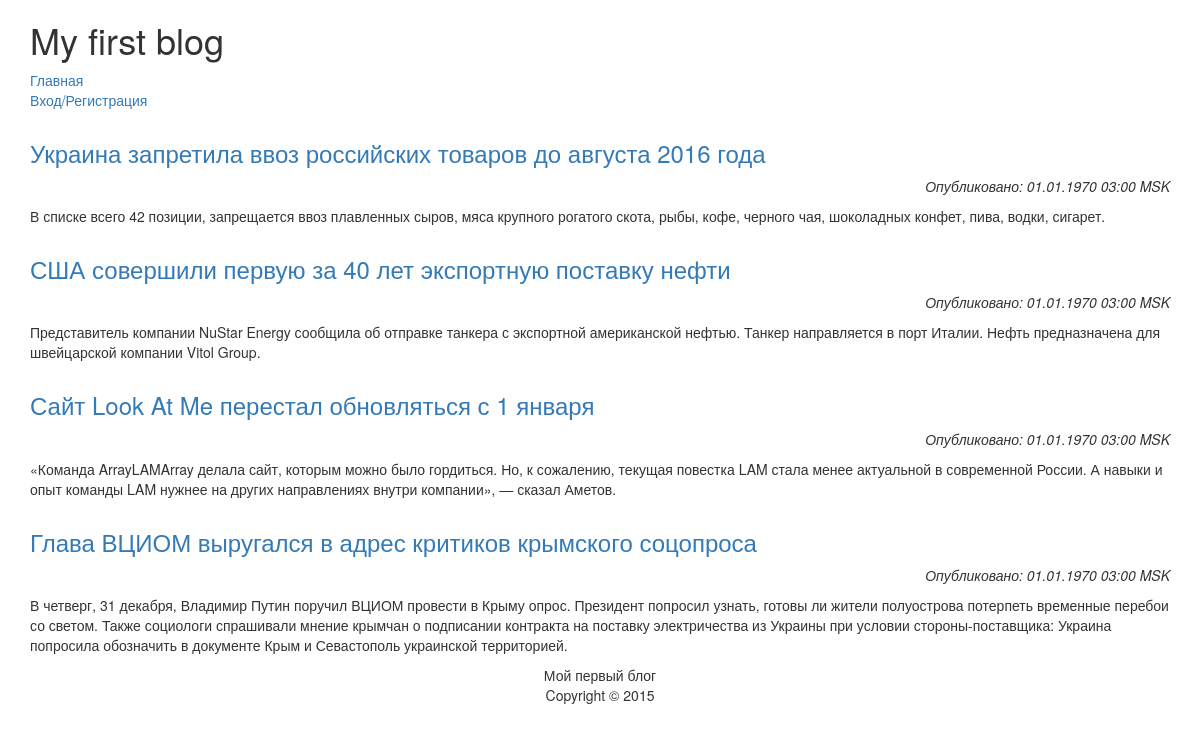
Before: / with the older database file.
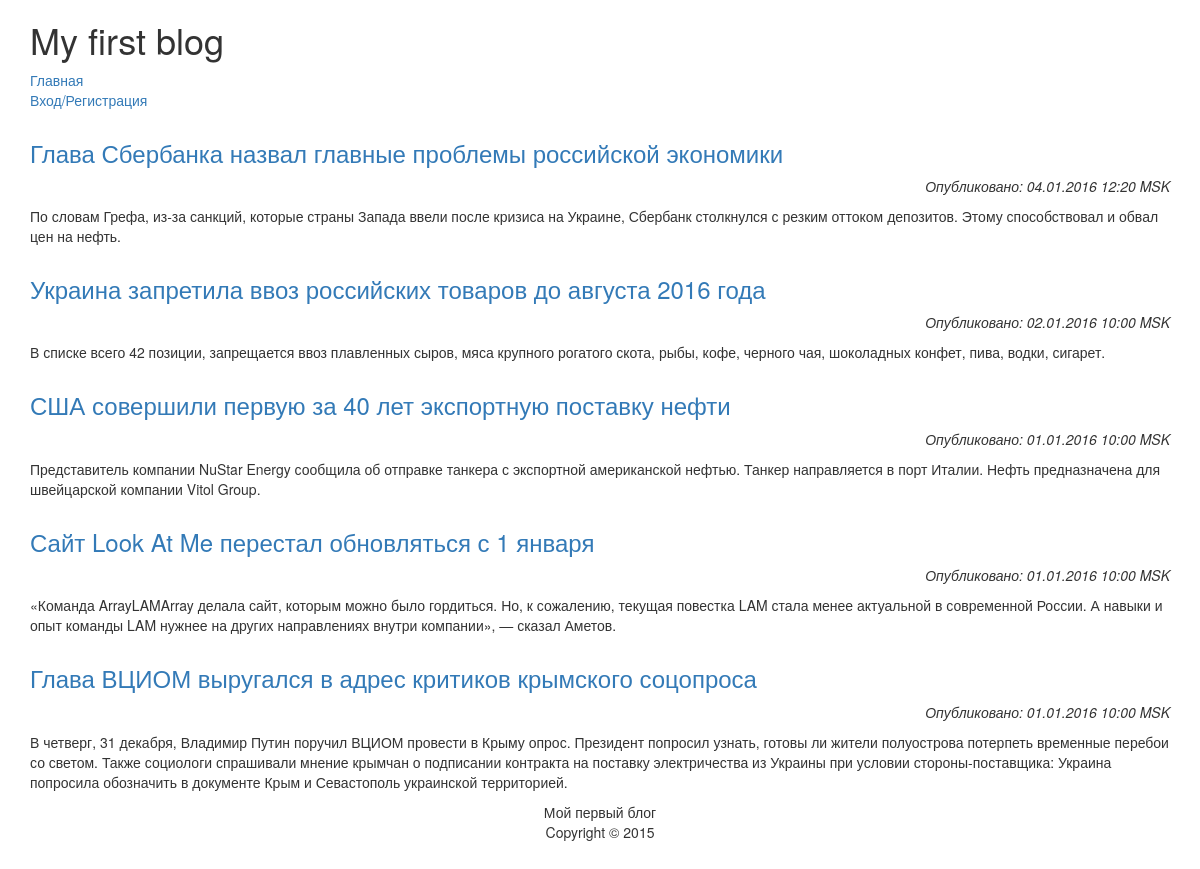
After: the same page with the newer database file.
### tables this page shows
CREATE TABLE "articles" (
	`id`	INTEGER NOT NULL PRIMARY KEY AUTOINCREMENT,
	`title`	TEXT,
	`content`	TEXT,
	`timestamp`	INTEGER
);

### preamble.php (called while the page is built, shortened)
<?php
require_once(CLASS_DIR.'blog.php');
$db = new SQLite3(ROOT_DIR.'blog.db');
$blog = new Blog($db, 'd.m.Y H:i T');
?>

### includes/section/articles_list.php (the view)
<?php
$articles = $blog->list_articles();
foreach($articles as $a) :
?>
<div class='article'>
	<a href='<?=ROOT_DIR.'?section=article&id='.$a['id']?>'><h3><?=$a['title']?></h3></a>
	<p class='date'>Опубликовано: <?=$a['date']?></p>
	<?=Blog::parse($a['content'])[0]?>
</div>
<?php
endforeach;
?>

### index.php (shortened to what this page needs)
<?php
require_once(ROOT_DIR.'preamble.php');
require_once(INCLUDE_DIR.'menu.php');
$section_path = array (
	'' => SECTION_DIR.'articles_list.php',
	'article' => SECTION_DIR.'article.php',
	'admin' => SECTION_DIR.'admin.php',
	'admin_form' => SECTION_DIR.'admin_form.php',
	'auth' => SECTION_DIR.'auth_form.php',
	'profile' => SECTION_DIR.'profile.php'
);
$section_include = $section_path[$section];
?>
<!DOCTYPE html>
<html>
	<head>
<?php include($location.'includes/head.php') ?>
	</head>
<body>
	<div class='container'>
		<h1><?=$blog->get_title()?></h1>
		<nav>
<?php $menu->show() ?>
		</nav>
<?php include($section_include) ?>
		<footer>
			<p>Мой первый блог<br/>Copyright &copy; 2015</p>
		</footer>
	</div>
</body>
</html>

### includes/head.php (shortened to what this page needs)
<link rel='stylesheet' href='<?=STYLE_DIR.'bootstrap.min.css'?>'>
<link rel='stylesheet' href='<?=STYLE_DIR.'style.css'?>'>

### includes/class/menu.php (shortened to what this page needs)
<?php
class Menu {
	private $menu;
	public function __construct() {
		$this->menu = array();
	}
	public function add_entry($key, $name, $href, $visible = true) {
		$this->menu[$key] = array(
			'name' => $name,
			'href' => $href,
			'visible' => $visible
		);
	}
	public function show() {
		foreach ($this->menu as $a) {
			if ($a['visible']) {
				echo "\t\t\t<a href='".$a['href']."'>".$a['name']."</a><br>\r";
			}
		}
	}
}
?>

### includes/class/blog.php (shortened to what this page needs)
<?php
class Blog {
	private $db;
	private $title;
	private $timedate_format;
	public function __construct($db, $timedate_format) {
		$this->db = $db;
		$this->timedate_format = $timedate_format;
	}
	public function set_title($str) {
		$this->title = $str;
	}
	public function get_title() {
		return $this->title;
	}
	public function list_articles() {
		$return = false;
		if ($this->db) {
			$query = "SELECT * FROM articles ORDER BY id DESC;";
			$result = $this->db->query($query);
			if($result) {
				while (true) {
					$row = $result->fetchArray(SQLITE3_ASSOC);
					if ($row) {
						$row['date'] = date($this->timedate_format, $row['timestamp']);
						$return[] = $row;
					} else {
						break;
					}
				}
			}
		}
		return $return;
	}
	static public function parse($str) {
		$str_formated = explode("\r\n", $str);
		$tags_pseudo = array ('[b]', '[/b]', '[em]', '[/em]', '[url]', '[/url/]', '[/url]', '[img]', '[/img]');
		$tags_html = array ('<strong>', '</strong>', '<em>', '</em>', '<a href="', '">', '</a>', '<img src="', '">');
		foreach ($str_formated as &$p) {
			$p = str_ireplace($tags_pseudo, $tags_html, $p);
			$p = "<p>$p</p>\r";
		}
		return $str_formated;
	}
}
?>

### style/style.css (style rules this page uses)
footer { text-align: center; margin-bottom: 30px; }
.article { margin-top: 30px; }
.article p.date { text-align: right; font-style: italic; }

Changed rows visible on the page:
added articles: title "Глава Сбербанка назвал главные проблемы российской экономики", date "04.01.2016 12:20 MSK", p "По словам Грефа, из-за санкций, которые страны Запада ввели после кризиса на Украине, Сбербанк столкнулся с резким оттоком депозитов. Этому способствовал и обвал цен на нефть."
changed articles "Украина запретила ввоз российских товаров до августа 2016 года": date "01.01.1970 03:00 MSK" → "02.01.2016 10:00 MSK"
changed articles "США совершили первую за 40 лет экспортную поставку нефти": date "01.01.1970 03:00 MSK" → "01.01.2016 10:00 MSK"
changed articles "Сайт Look At Me перестал обновляться с 1 января": date "01.01.1970 03:00 MSK" → "01.01.2016 10:00 MSK"
changed articles "Глава ВЦИОМ выругался в адрес критиков крымского соцопроса": date "01.01.1970 03:00 MSK" → "01.01.2016 10:00 MSK"
